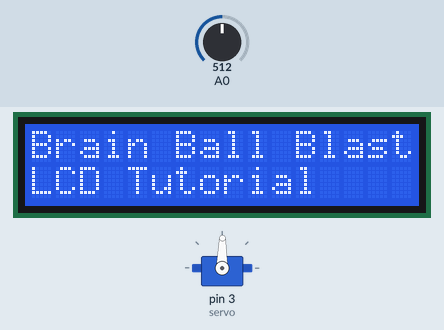
This sketch was run on a simulated Arduino Uno, built with avr-gcc and run on an emulated ATmega328P. Shown: 16×2 character LCD, servo. The test bench sets the inputs (shaded band); at power-on: A0 = 512. What the sketch prints to the serial monitor is not drawn.

Above: at 1.2 s.
1.3 s: A0 set to 716
At 1.8 s:
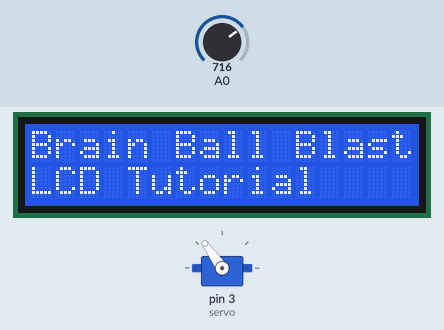
2.9 s: A0 set to 900
At 4.2 s:
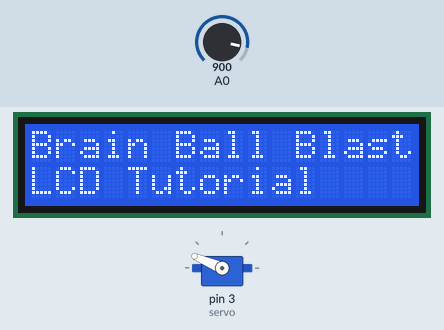
4.5 s: A0 set to 1023
At 5.7 s:
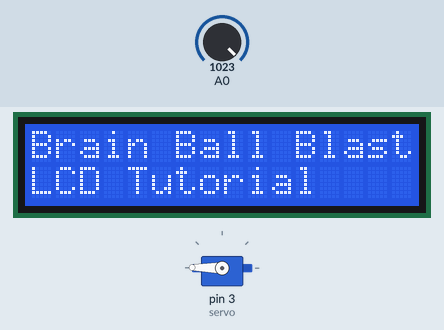
6.1 s: A0 set to 306
At 6.6 s:
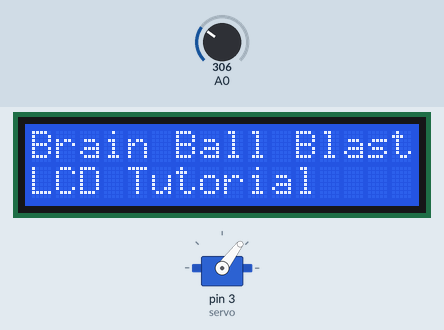
7.7 s: A0 set to 122
At 9.0 s:
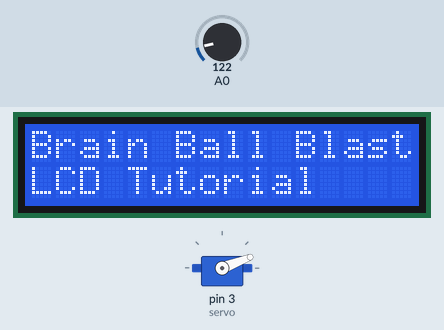
9.3 s: A0 set to 0
At 10.6 s:
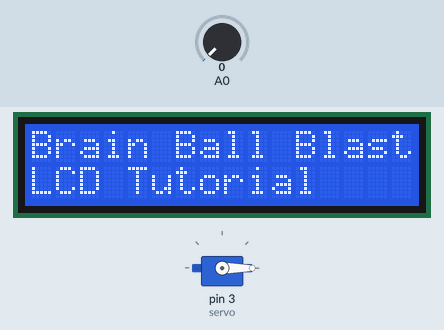
Timing chart, 0 to 11.9 s (numbered marks = the images above; inputs shaded):
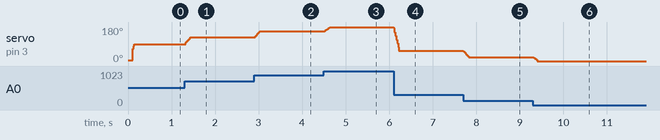

The sketch:

HCMIArduino.ino
```cpp
#include <Wire.h>
#include <LiquidCrystal_I2C.h>
#include <Servo.h>

// Set the LCD address to 0x27 for a 16 chars and 2 line display
LiquidCrystal_I2C lcd(0x27, 16, 2);

Servo servo;
const int numReadings = 25;    // Number of readings to average
int readings[numReadings];     // Readings from the analog input
int readIndex = 0;             // Index of the current reading
int total = 0;                 // Total of the readings
int average = 0;               // The average

// Set up timer
unsigned long startTime;
const long timerDuration = 5000; // 5 seconds in milliseconds
bool timerActive = false;

void setup() {

  if (!timerActive) {
    // Start the timer
    startTime = millis();
    timerActive = true;
  }

  // Initialize the LCD
  lcd.init();

  // Turn on the backlight
  lcd.backlight();

  // Print a message to the LCD
  lcd.setCursor(0, 0); // Set the cursor on the first column and the first row.
  lcd.print("Brain Ball Blaster");
  lcd.setCursor(0, 1); // Set the cursor on the first column and the second row (if applicable).
  lcd.print("LCD Tutorial");

  pinMode(A0, INPUT);
  pinMode(3, OUTPUT);
  servo.attach(3);

  Serial.begin(9600);

  // Initialize all the readings to 0
  for (int thisReading = 0; thisReading < numReadings; thisReading++) {
    readings[thisReading] = 0;
  }
}

void loop() {
  // Subtract the last reading
  total = total - readings[readIndex];
  // Read from the sensor
  readings[readIndex] = analogRead(A0);
  // Add this reading to the total
  total = total + readings[readIndex];
  // Advance to the next position in the array
  readIndex = readIndex + 1;

  // If we're at the end of the array...
  if (readIndex >= numReadings) {
    // ...wrap around to the beginning
    readIndex = 0;
  }

  // Calculate the average
  average = total / numReadings;
  // Map the average value to a servo angle
  int angle = map(average, 0, 1023, 0, 179);

  servo.write(angle);
  Serial.println(average);
}
```

Measured:
- after the input at 1.3 s, servo on pin 3 (servo): 89° → 125° at once
- after the input at 2.9 s, servo on pin 3 (servo): 125° → 157° at once
- after the input at 4.5 s, servo on pin 3 (servo): 157° → 179° at once
- after the input at 6.1 s, servo on pin 3 (servo): 179° → 53° at once
- after the input at 7.7 s, servo on pin 3 (servo): 53° → 21° at once
- after the input at 9.3 s, servo on pin 3 (servo): 21° → 0° at once
